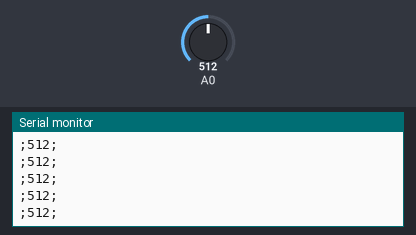
Recording of a sketch running on a simulated Arduino Uno, built with avr-gcc and run on an emulated ATmega328P. On the bench: the last lines printed to the serial monitor. The test bench sets the inputs (shaded band); at power-on: A0 = 512.

Above: at 7.2 s.
7.3 s: A0 set to 108
At 8.4 s:
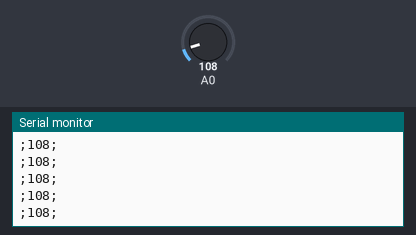
8.8 s: A0 set to 94
At 9.7 s:
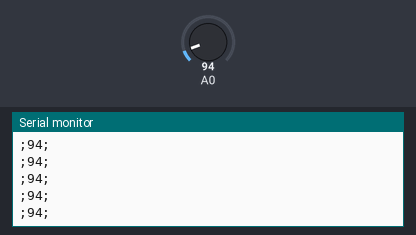
10.3 s: A0 set to 986
At 11.1 s:
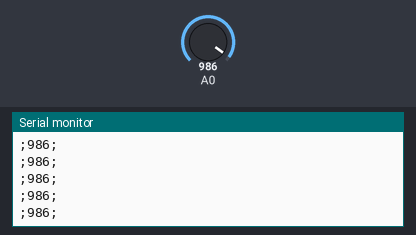
11.8 s: A0 set to 1018
At 12.6 s:
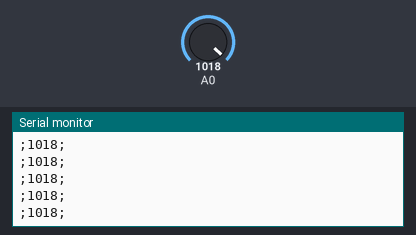
Timing chart, 0 to 14.3 s (numbered marks = the images above; inputs shaded):
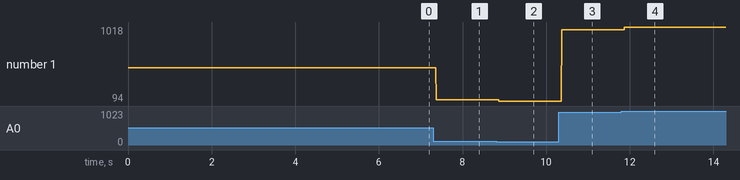

Measured:
- after the input at 7.3 s, the serial monitor: prints a new line after 0.07 s (image 1)
- after the input at 8.8 s, the serial monitor: prints a new line after 0.07 s (image 2)
- after the input at 10.3 s, the serial monitor: prints a new line after 0.07 s (image 3)
- after the input at 11.8 s, the serial monitor: prints a new line after 0.07 s (image 4)
- plotted number 1: 512 → 108 after the input at 7.3 s, 108 → 94 after the input at 8.8 s, 94 → 986 after the input at 10.3 s, 986 → 1018 after the input at 11.8 s

The sketch:

IKPI_LabView_Parse_Logging.ino
```cpp
/*
 * Writed by Muhammad Shofuwan Anwar and Mukhlis Dermawan Wicaksono
 * Linux x64 Ubuntu LTS 19
 *
 * Coded with PlatformIO
 */

#ifndef F_CPU
  #define F_CPU 16000000UL
#endif

#include <Arduino.h>
#include "parse_merge.h"

void setup() {Serial.begin(9600);}

String str_data = "";

void loop() {
  if(Serial.available() > 0){
    data = Serial.readStringUntil('\n');
    parse_string();
  }

  Serial.println(DATA_STR(0) + ";" + String(ADC_Read(0)) + ";");
  //delay(50);
  //clear_str();
}
```

parse_merge.h
```cpp
#define DATA_STR(x) data_flock[x]
#define MAX 10

static String data = "";
static String data_flock[MAX];

static void clear_str(void){
    for(int x=0;x<MAX;x++)
        data_flock[x] = "";
}

static void parse_string(){
    int counter = 0;
    String temp = "";

    if(data[data.length()-2] != ';')
        data += ';';

    for(int x=0;x<data.length();x++){
        if(data[x] != ';'){
            temp += data[x];
        }else{
            data_flock[counter] = temp;
            counter++;
            temp = "";
        }
    }
}

static int get_data_total(){
    int total = 0;

    for(int x=0;x<MAX;x++){
        if(data_flock[x] != "")
            total++;
    }

    return total;
}

void ADC_Init(unsigned char mux){
    ADCSRA |= (1<<ADEN);
    if(mux == 1) ADMUX = (1<<0);
    ADMUX |= (1<<REFS0) | (1<<REFS1);
    ADCSRA |= (1<<ADPS0) | (1<<ADPS1) | (1<<ADPS2);
}

int ADC_Read(unsigned char mux){
    ADC_Init(mux);

    ADCSRA |= (1<<ADSC);
    while((ADCSRA & (1<<ADSC)));
    return ADCW;
}
```
